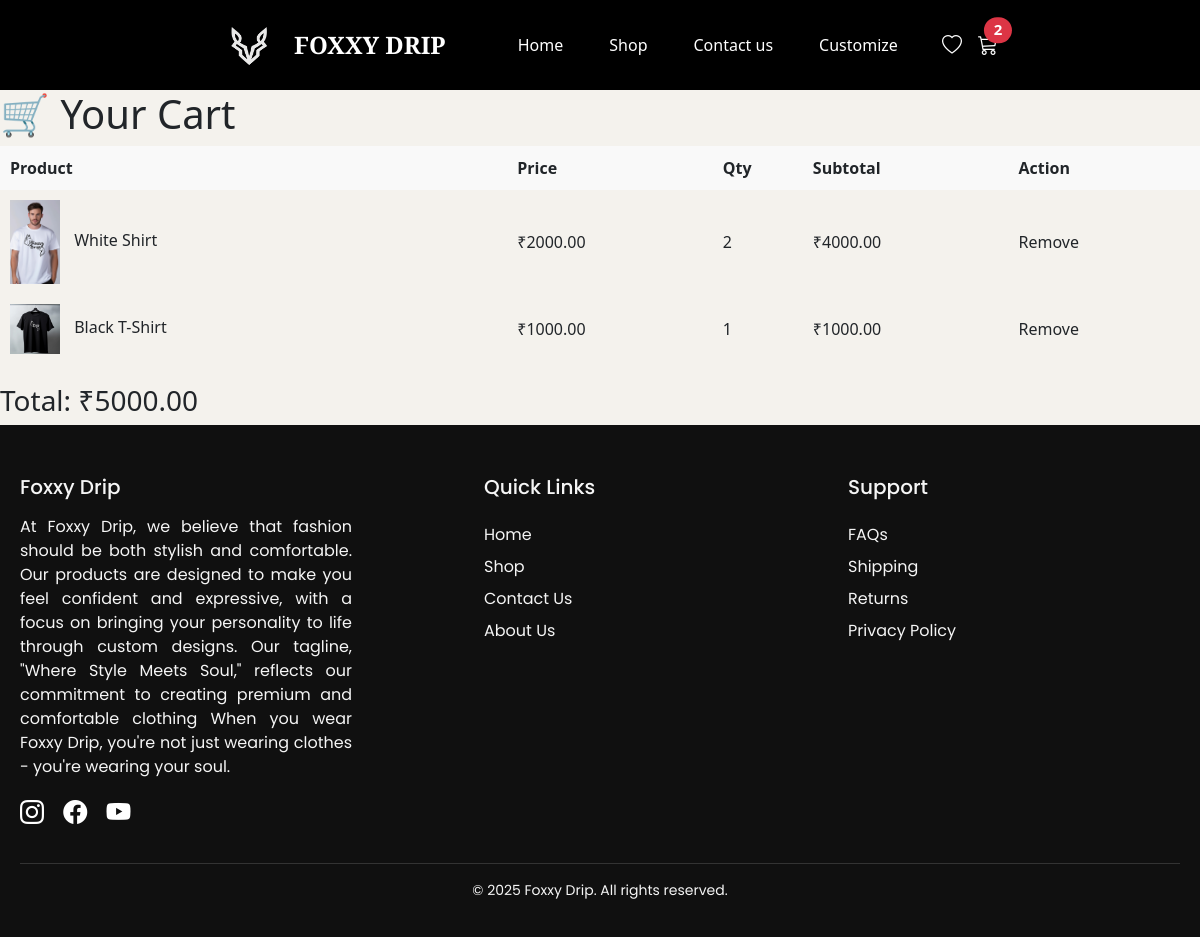
/view_cart (signed in), run on the app's committed database.
### Accounts/models.py (models this page shows, shortened)
class CartItem(models.Model):
    user = models.ForeignKey(User, on_delete=models.CASCADE, related_name="cart_items")
    product = models.ForeignKey(Product, on_delete=models.CASCADE)
    quantity = models.PositiveIntegerField(default=1)
    def subtotal(self):
        return self.product.price * self.quantity

### Services/models.py (models this page shows, shortened)
class Product(models.Model):
    CATEGORY_CHOICES = [
        ('Tshirt', 'T-shirt'),
        ('Acid Wash T-Shirt', 'Acid Wash T-Shirt'),
        ('Hoodie', 'Hoodie'),
    ]
    SIZE_CHOICES = [
        ('S', 'Small'),
        ('M', 'Medium'),
        ('L', 'Large'),
        ('XL', 'Extra Large'),
        ('XXL', 'Extra Extra Large'),
    ]
    product_id = models.CharField(max_length=20, unique=True, primary_key=True)
    name = models.CharField(max_length=100)
    description = models.TextField()
    category = models.CharField(max_length=50, choices=CATEGORY_CHOICES)
    price = models.DecimalField(max_digits=8, decimal_places=2)
    available_sizes = models.CharField(max_length=100, default='')
    color = models.CharField(max_length=30)
    stock = models.PositiveIntegerField()
    image = models.ImageField(upload_to=ProductImagePath())
    date_added = models.DateTimeField(auto_now_add=True)
    @property
    def size_list(self):
        return [s.strip() for s in self.available_sizes.split(',') if s.strip()]

### Accounts/views.py (the view)
# urls.py: path("view_cart", views.view_cart, name="view_cart"),
@login_required
def view_cart(request):
    items = CartItem.objects.filter(user=request.user)
    total = sum(item.subtotal() for item in items)
    return render(request, "view_cart.html", {"items": items, "total": total})

### Services/templates/view_cart.html (shortened to what this page needs)
{% extends "base.html" %}
{% block body %}
<div class="shop-wrapper">
  <h1 class="shop-heading">🛒 Your Cart</h1>
  {% if items %}
    <table style="width:100%; border-collapse: collapse;">
      <tr style="background-color:#f9f9f9;">
        <th style="text-align:left; padding:10px;">Product</th>
        <th>Price</th>
        <th>Qty</th>
        <th>Subtotal</th>
        <th>Action</th>
      </tr>
      {% for item in items %}
      <tr>
        <td style="padding:10px;">
          <img src="{{ item.product.image.url }}" width="50" style="vertical-align:middle; margin-right:10px;">
          {{ item.product.name }}
        </td>
        <td>₹{{ item.product.price }}</td>
        <td>{{ item.quantity }}</td>
        <td>₹{{ item.subtotal }}</td>
        <td><a href="{% url 'remove_from_cart' item.product.product_id %}">Remove</a></td>
      </tr>
      {% endfor %}
    </table>
    <h3 style="margin-top:20px;">Total: ₹{{ total }}</h3>
  {% else %}
    <p>Your cart is empty 🥲</p>
  {% endif %}
</div>
{% endblock %}

### templates/base.html (shortened to what this page needs)
{% load static %}
<!DOCTYPE html>
<html lang="en">
<head>
    <link href="https://cdn.jsdelivr.net/npm/bootstrap@5.3.3/dist/css/bootstrap.min.css" rel="stylesheet">
    <link href="https://cdn.jsdelivr.net/npm/bootstrap-icons@1.10.5/font/bootstrap-icons.css" rel="stylesheet">
    <link rel="stylesheet" href="{% static "css/base.css" %}" />
    <link href="https://cdn.jsdelivr.net/npm/bootstrap-icons@1.10.5/font/bootstrap-icons.css" rel="stylesheet">
</head>
<body class="d-flex flex-column min-vh-100">
        <nav class="navbar navbar-expand-lg navbar-dark bg-dark">
            <div class="container-fluid">
                <a class="navbar-brand" href="/">
                    <img src="{% static 'images/logo-main.ico' %}" width="70" height="60" alt="Beast Logo">
                    <span class="brand-text">FOXXY DRIP</span>
                </a>
                <div class="collapse navbar-collapse" id="navbarNav">
                    <ul class="navbar-nav mx-auto mb-2 mb-lg-0 text-center">
                        <li class="nav-item">
                            <a class="nav-link {% block homeactive %}{% endblock homeactive %}" aria-current="page" href="/">Home</a>
                        </li>
                        <li class="nav-item">
                            <a class="nav-link {% block shopactive %}{% endblock shopactive %}" href="/shop">Shop</a>
                        </li>
                        <li class="nav-item">
                            <a class="nav-link {% block contactusactive %}{% endblock contactusactive %}" href="/contactus">Contact us</a>
                        </li>
                        {% if request.user.is_authenticated %}
                            <li class="nav-item">
                                <a class="nav-link {% block customizationactive %}{% endblock customizationactive %}" href="/customize">Customize</a>
                            </li>
                            {%endif%}
                        </ul>
                        <div class="d-flex justify-content-center align-items-center gap-3 mt-3 mt-lg-0">
                            {% if request.user.is_authenticated %}
                                <a href="/dash/wishlist" class="text-white fs-5 fav-hover">
                                    <i class="bi bi-heart"></i>
                                </a>
                                <a href="/view_cart" class="position-relative text-white fs-5">
                                    <i class="bi bi-cart3"></i>
                                    <span class="position-absolute top-0 start-100 translate-middle badge rounded-pill bg-danger">
                                        {{ request.user.cart_items.count }}
                                    </span>
                                </a>
                            {% else %}
                                <a class="btn btn-sm btn-outline-light btn-login">Login/Register</a>
                            {% endif %}
                        </div>
                </div>
            </div>
        </nav>
    <main class="flex-grow-1">
        {% block body %}
        {% endblock body %}
    </main>
    <footer class="footer">
        <div class="footer-container">
            <div class="footer-column first-column">
            <h3>Foxxy Drip</h3>
            <p style="text-align: justify;">At Foxxy Drip, we believe that fashion should be both stylish and comfortable. Our products are designed to make you feel confident and expressive, with a focus on bringing your personality to life through custom designs. Our tagline, "Where Style Meets Soul," reflects our commitment to creating premium and comfortable clothing When you wear Foxxy Drip, you're not just wearing clothes - you're wearing your soul.</p>
            <div class="social-icons">
                <a href="https://www.instagram.com/foxxy_drip"><i class="bi bi-instagram"></i></a>
                <a href="https://www.facebook.com/profile.php?id=61578961535494"><i class="bi bi-facebook"></i></a>
                <a href="https://www.youtube.com/"><i class="bi bi-youtube"></i></a>
            </div>
            </div>
            <div class="footer-column">
            <h4>Quick Links</h4>
            <ul>
                <li><a href="/">Home</a></li>
                <li><a href="/shop">Shop</a></li>
                <li><a href="/contactus">Contact Us</a></li>
                <li><a href="/aboutus">About Us</a></li>
            </ul>
            </div>
            <div class="footer-column">
            <h4>Support</h4>
            <ul>
                <li><a href="/FAQ">FAQs</a></li>
                <li><a href="#">Shipping</a></li>
                <li><a href="#">Returns</a></li>
                <li><a href="#">Privacy Policy</a></li>
            </ul>
            </div>
        </div>
        <div class="footer-bottom">
            <p>&copy; 2025 Foxxy Drip. All rights reserved.</p>
        </div>
    </footer>
</body>
</html>

### static/css/base.css (style rules this page uses)
body { margin: 0; padding: 0; background-color: #f4f2ed; }
.navbar { height: 90px; background-color: #000; padding-left: 190px; padding-right: 190px; padding-top: 20px; padding-bottom: 20px; }
.navbar-nav { margin: 0 auto; }
.nav-link { color: #fff !important; font-weight: 400; margin: 0 15px; position: relative; }
a { position: relative; text-decoration: none; color: inherit; transition: color 0.3s ease; }
a::after { content: ""; position: absolute; width: 0; height: 2px; left: 0; bottom: -2px; background-color: currentColor; transition: width 0.3s ease; }
.nav-link { color: #fff !important; font-weight: 400; margin: 0 15px; position: relative; transition: color 0.3s ease; }
.nav-link::after { content: ""; position: absolute; width: 0; height: 2px; left: 0; bottom: -4px; background-color: currentColor; transition: width 0.3s ease; }
.navbar-brand { display: inline-flex; align-items: center; gap: 10px; color: white; font-weight: bold; font-size: 1.25rem; transition: box-shadow 0.3s ease, transform 0.3s ease; padding: 8px 12px; border-radius: 8px; }
.navbar { background-color: #000 !important; }
.footer { background-color: #101010; color: #f5f5f5; padding: 50px 20px 20px; font-family: 'Poppins', sans-serif; overflow: hidden; }
.footer-container { display: flex; flex-wrap: wrap; justify-content: space-between; gap: 2rem; max-width: 1200px; margin: 0 auto; }
.footer-column { flex: 1 1 200px; min-width: 200px; }
.footer-column h3, .footer-column h4 { margin-bottom: 1rem; font-size: 1.25rem; position: relative; display: inline-block; }
.footer-column ul { list-style: none; padding: 0; margin: 0; }
.footer-column ul li { margin: 0.5rem 0; }
.footer-column ul li a { color: #f5f5f5; text-decoration: none; position: relative; transition: color 0.3s ease; }
.footer-column ul li a::after { content: ''; position: absolute; bottom: -2px; left: 0; height: 2px; width: 0; background-color: #ffc107 ; transition: width 0.3s ease; }
.social-icons a { color: white; margin-right: 15px; font-size: 24px; text-decoration: none; transition: all 0.3s ease; position: relative; }
.footer-bottom { border-top: 1px solid #333; text-align: center; margin-top: 2rem; padding-top: 1rem; font-size: 0.875rem; }
.brand-text { font-family: 'Droid Serif', serif; font-weight: bold; font-size: 1.5rem; }
.first-column { margin-right: 100px; }

### data on the page
CartItem: product.image (picture), product.name "White Shirt", product.price "2000.00", quantity "2", subtotal "4000.00"
CartItem: product.image (picture), product.name "Black T-Shirt", product.price "1000.00", quantity "1", subtotal "1000.00"

### other printed values
{{ request.user.cart_items.count }} "2"
{{ total }} "5000.00"
